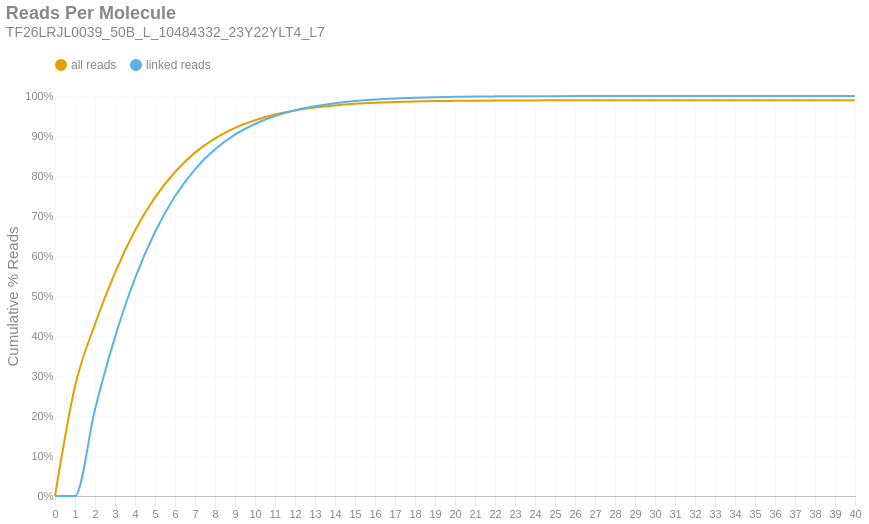

The notebook cell this image was saved under:
### Markdown cell above
### Reads per Molecule
This chart shows the cumulative distribution of the number of reads per linked molecule. That is, how many alignments are associated with a unique molecule. This excludes the number of reads associated with invalid or absent linked-read barcodes. The `linked` histogram is the percentages recalculated when disregarding singletons.

### Code cell
if SKIPLR:
    print_html(f"Skipped")
else:
    counts = np.bincount(valids['reads'].cast(pl.Int64).to_numpy())
    weighted = counts * np.arange(len(counts))
    all_perc = weighted / n_reads
    linked_perc = weighted / n_linked_reads
    linked_perc[1] = 0
    binned_df = pl.DataFrame({
        'readsper': list(range(len(counts))),
        'all reads (cumsum)': np.cumsum(all_perc).tolist(),
        'linked reads (cumsum)': np.cumsum(linked_perc).tolist(),
    })

    with SafeRender(binned_df):
        (
            density_plot(binned_df, 'Reads Per Molecule', samplename, 'readspmol')
            .encode(
                x=alt.X('readsper:O', title=None).axis(labelAngle=0).scale(padding=0),
                y=alt.Y('value:Q', title='Cumulative % Reads').axis(format='%').stack(False),
                color=alt.Color("key:N").scale(domain=["all reads", "linked reads"]),
                tooltip=[
                    alt.Tooltip("key:N", title="Data Type"),
                    alt.Tooltip("readsper:O", title="Reads Per Molecule"),
                    alt.Tooltip("value:Q", format=".2%", title="% Reads (Cum.)")
                ]            
            )
        ).display()

### Figure 1 — Vega-Lite specification as saved in the notebook (floating-point values rounded to 4 significant figures)
{"width": "container", "height": 400, "config": {"title": {"anchor": "start", "dy": -15, "fontSize": 18, "color": "#888888", "subtitleColor": "#888888", "subtitleFontSize": 14}, "arc": {"fill": "#0072B2"}, "axis": {"domainColor": "#888888", "domainWidth": 0.5, "gridWidth": 0.2, "grid": false, "titleFontWeight": 400, "titleFontSize": 15, "labelFontSize": 11, "labelColor": "#888888", "tickColor": "#888888", "tickWidth": 0.2, "titleColor": "#888888"}, "axisBand": {"grid": false}, "axisX": {"grid": true, "tickSize": 10, "domainCap": "round"}, "axisY": {"domain": false, "grid": true, "tickSize": 0, "domainCap": "round"}, "background": "transparent", "header": {"labelFontSize": 15, "labelColor": "#888888", "titleFontSize": 15, "titleFontWeight": 600, "titleColor": "#888888"}, "legend": {"labelFont": "sans-serif", "labelFontSize": 12, "labelColor": "#888888", "symbolSize": 100, "symbolType": "circle", "titleFontSize": 12, "titlePadding": 10, "titleColor": "#888888", "title": null, "orient": "top"}, "range": {"category": ["#E69F00", "#56B4E9", "#009E73", "#F0E442", "#0072B2", "#D55E00", "#CC79A7", "#000000"], "diverging": ["#cfe8f3", "#a2d4ec", "#73bfe2", "#46abdb", "#1696d2", "#12719e"]}, "area": {"fill": "#0072B2", "fillOpacity": 0.7, "line": true, "strokeOpacity": 0.7}, "line": {"color": "#0072B2", "stroke": "#0072B2", "strokeWidth": 2}, "trail": {"color": "#0072B2", "stroke": "#0072B2", "strokeWidth": 0, "size": 1}, "point": {"filled": true, "fillOpacity": 1.0, "size": 95}, "text": {"color": "#888888", "fontSize": 11, "align": "right", "fontWeight": 400, "size": 11}, "bar": {"fill": "#0072B2", "stroke": null}, "view": {"stroke": null, "continuousWidth": 660, "continuousHeight": 400}}, "data": {"name": "data-54aa19aed536a7f3230445511d3147a3"}, "mark": {"type": "line", "interpolate": "monotone", "point": {"opacity": 0, "size": 275}}, "encoding": {"color": {"field": "key", "scale": {"domain": ["all reads", "linked reads"]}, "type": "nominal"}, "tooltip": [{"field": "key", "title": "Data Type", "type": "nominal"}, {"field": "readsper", "title": "Reads Per Molecule", "type": "ordinal"}, {"field": "value", "format": ".2%", "title": "% Reads (Cum.)", "type": "quantitative"}], "x": {"axis": {"labelAngle": 0}, "field": "readsper", "scale": {"padding": 0}, "title": null, "type": "ordinal"}, "y": {"axis": {"format": "%"}, "field": "value", "stack": false, "title": "Cumulative % Reads", "type": "quantitative"}}, "params": [{"name": "param_c36ac31b6afebe62", "select": {"type": "point", "fields": ["key"]}, "bind": "legend"}], "title": {"text": "Reads Per Molecule", "subtitle": "TF26LRJL0039_50B_L_10484332_23Y22YLT4_L7"}, "transform": [{"fold": ["all reads (cumsum)", "linked reads (cumsum)"]}, {"calculate": "replace(datum.key, ' (cumsum)', '')", "as": "key"}, {"filter": {"param": "param_c36ac31b6afebe62"}}], "usermeta": {"embedOptions": {"downloadFileName": "TF26LRJL0039_50B_L_10484332_23Y22YLT4_L7.readspmol"}}, "$schema": "https://vega.github.io/schema/vega-lite/v6.4.1.json", "datasets": {"data-54aa19aed536a7f3230445511d3147a3": [{"readsper": 0, "all reads (cumsum)": 0.0, "linked reads (cumsum)": 0.0}, {"readsper": 1, "all reads (cumsum)": 0.2745, "linked reads (cumsum)": 0.0}, {"readsper": 2, "all reads (cumsum)": 0.4293, "linked reads (cumsum)": 0.2165}, {"readsper": 3, "all reads (cumsum)": 0.5584, "linked reads (cumsum)": 0.3971}, {"readsper": 4, "all reads (cumsum)": 0.6637, "linked reads (cumsum)": 0.5444}, {"readsper": 5, "all reads (cumsum)": 0.7464, "linked reads (cumsum)": 0.6601}, {"readsper": 6, "all reads (cumsum)": 0.8101, "linked reads (cumsum)": 0.7492}, {"readsper": 7, "all reads (cumsum)": 0.8584, "linked reads (cumsum)": 0.8168}, {"readsper": 8, "all reads (cumsum)": 0.8941, "linked reads (cumsum)": 0.8667}, {"readsper": 9, "all reads (cumsum)": 0.9203, "linked reads (cumsum)": 0.9034}, {"readsper": 10, "all reads (cumsum)": 0.9394, "linked reads (cumsum)": 0.9301}, {"readsper": 11, "all reads (cumsum)": 0.9535, "linked reads (cumsum)": 0.9498}, {"readsper": 12, "all reads (cumsum)": 0.9639, "linked reads (cumsum)": 0.9643}, {"readsper": 13, "all reads (cumsum)": 0.9711, "linked reads (cumsum)": 0.9745}, {"readsper": 14, "all reads (cumsum)": 0.9765, "linked reads (cumsum)": 0.982}, {"readsper": 15, "all reads (cumsum)": 0.9804, "linked reads (cumsum)": 0.9874}, {"readsper": 16, "all reads (cumsum)": 0.9831, "linked reads (cumsum)": 0.9913}, {"readsper": 17, "all reads (cumsum)": 0.985, "linked reads (cumsum)": 0.9939}, {"readsper": 18, "all reads (cumsum)": 0.9863, "linked reads (cumsum)": 0.9957}, {"readsper": 19, "all reads (cumsum)": 0.9873, "linked reads (cumsum)": 0.9971}, {"readsper": 20, "all reads (cumsum)": 0.9879, "linked reads (cumsum)": 0.9979}, {"readsper": 21, "all reads (cumsum)": 0.9884, "linked reads (cumsum)": 0.9987}, {"readsper": 22, "all reads (cumsum)": 0.9887, "linked reads (cumsum)": 0.9991}, {"readsper": 23, "all reads (cumsum)": 0.9889, "linked reads (cumsum)": 0.9993}, {"readsper": 24, "all reads (cumsum)": 0.989, "linked reads (cumsum)": 0.9995}, {"readsper": 25, "all reads (cumsum)": 0.9891, "linked reads (cumsum)": 0.9996}, {"readsper": 26, "all reads (cumsum)": 0.9892, "linked reads (cumsum)": 0.9997}, {"readsper": 27, "all reads (cumsum)": 0.9892, "linked reads (cumsum)": 0.9998}, {"readsper": 28, "all reads (cumsum)": 0.9893, "linked reads (cumsum)": 0.9999}, {"readsper": 29, "all reads (cumsum)": 0.9893, "linked reads (cumsum)": 0.9999}, {"readsper": 30, "all reads (cumsum)": 0.9893, "linked reads (cumsum)": 0.9999}, {"readsper": 31, "all reads (cumsum)": 0.9893, "linked reads (cumsum)": 0.9999}, {"readsper": 32, "all reads (cumsum)": 0.9894, "linked reads (cumsum)": 1.0}, {"readsper": 33, "all reads (cumsum)": 0.9894, "linked reads (cumsum)": 1.0}, {"readsper": 34, "all reads (cumsum)": 0.9894, "linked reads (cumsum)": 1.0}, {"readsper": 35, "all reads (cumsum)": 0.9894, "linked reads (cumsum)": 1.0}, {"readsper": 36, "all reads (cumsum)": 0.9894, "linked reads (cumsum)": 1.0}, {"readsper": 37, "all reads (cumsum)": 0.9894, "linked reads (cumsum)": 1.0}, {"readsper": 38, "all reads (cumsum)": 0.9894, "linked reads (cumsum)": 1.0}, {"readsper": 39, "all reads (cumsum)": 0.9894, "linked reads (cumsum)": 1.0}, {"readsper": 40, "all reads (cumsum)": 0.9894, "linked reads (cumsum)": 1.0}]}}
